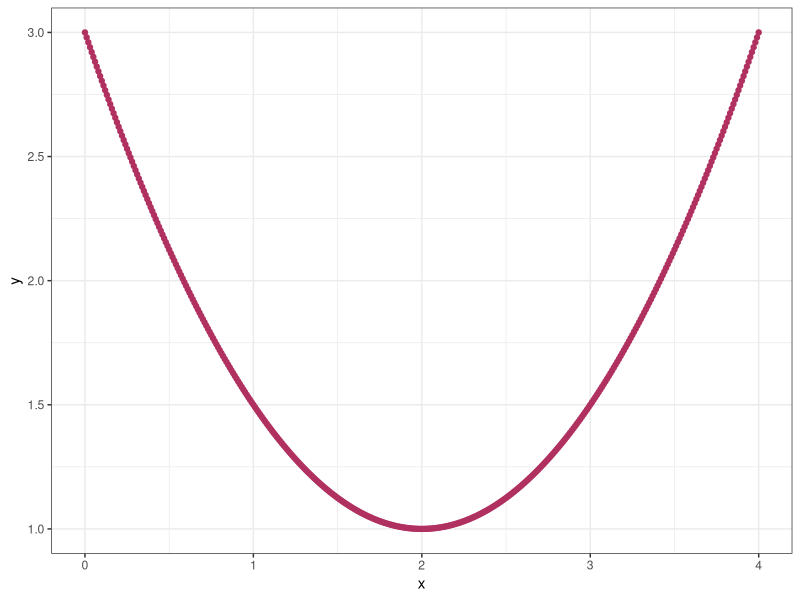
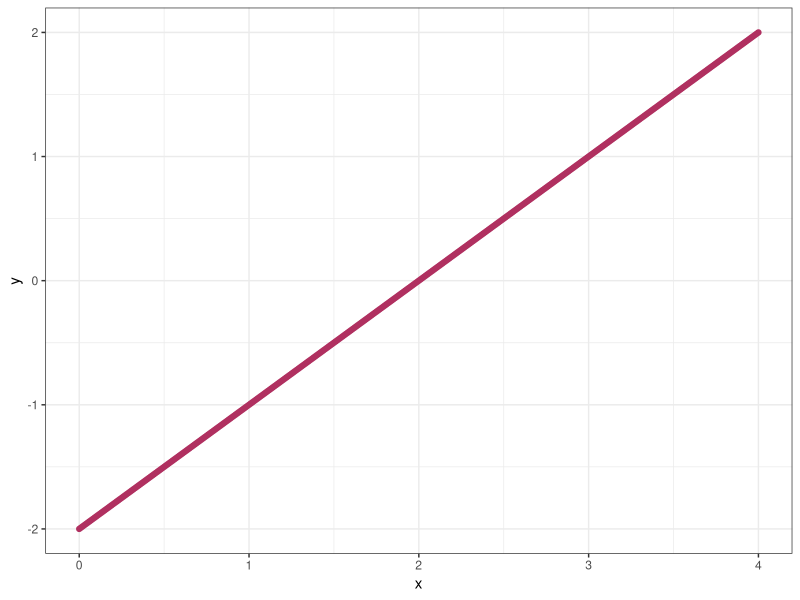
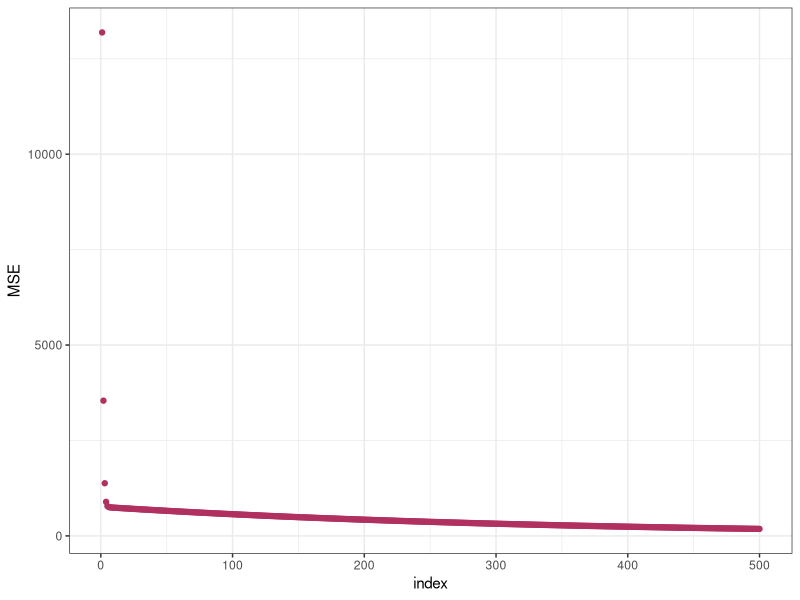
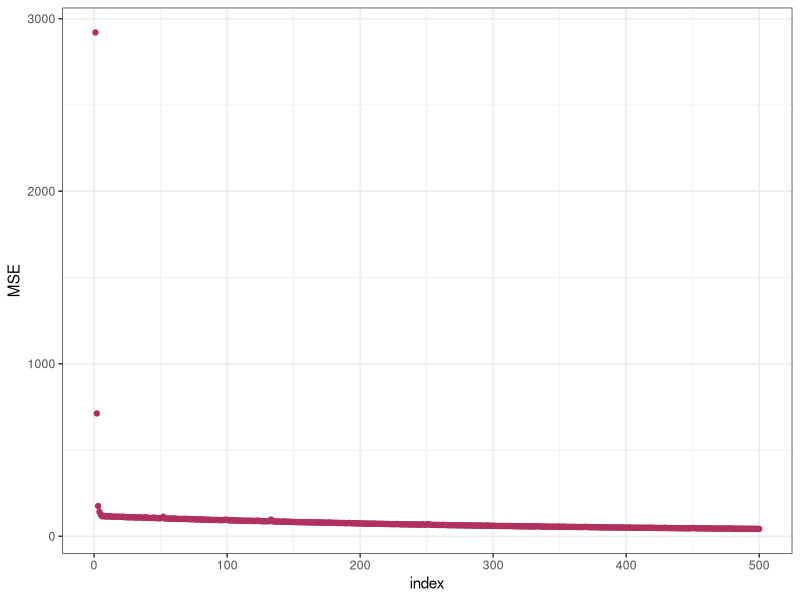

The R source for these figures, in order:
## ---- chunk 1
library(dplyr)
library(tidyverse)
library(tidyr)
library(ggplot2)
## ---- chunk 2
f <- function(x){
  return(0.5*(x-2)^2+1)
}
df <- function(x){
  return(x-2)
}
temp <- seq(0,4,0.01)
tempplotf <- data.frame(x = temp, y = f(temp))
tempplotdf <- data.frame(x = temp, y = df(temp))
tempplotf %>% ggplot() + theme_bw() +
  geom_point(aes(x = x, y = y), color = 'maroon')
tempplotdf %>% ggplot() + theme_bw() +
  geom_point(aes(x = x, y = y), color = 'maroon')
## ---- chunk 3
x = rnorm(1)
alpha = 1
for (i in 1:10){
  x = x - alpha*df(x)
}
x
# x = 2 is obviously the minimum for f(x)
## ---- chunk 4
alpha <- 0.1
x <- rnorm(2)
A <- diag(c(1,2), nrow = 2)
b <- matrix(c(1,1), ncol = 1)
for (i in 1:100){
  x = x - alpha*(A %*% x - b)
}
x
## ---- chunk 5
response <- 'mpg'
predictors <- c('hp', 'qsec', 'wt') 
M <- as.matrix(mtcars[ ,predictors]) 
X <- cbind(intercept = 1, M)
y <- mtcars[ ,response]
y <- as.matrix(y, ncol = 1)
## ---- chunk 6
test <- lm(mpg~hp+qsec+wt, data = mtcars)
test$coefficients / length(y)
MSE <- function(beta){
  return(t(X %*% beta - y) %*% (X %*% beta - y) / nrow(X))
}
dMSE <- function(beta){
  return(2 * (t(X) %*% X %*% beta - t(X) %*% y) / nrow(X))
}
## ---- chunk 7
beta <- matrix(rnorm(4), ncol = 1)
alpha <- 0.00001
iteration <- 500
plotdata <- data.frame(index = 1:iteration, MSE = rep(0,iteration))
for (i in 1:iteration){
  beta = beta - alpha * (dMSE(beta))
  plotdata[i,'MSE'] = MSE(beta)
}
plotdata %>%
  ggplot(aes(x = index, y = MSE)) + theme_bw() +
  geom_point(color = 'maroon')
## ---- chunk 8
sample_batch <- function(n, B){
  return(sample(1:n,B))
}
B <- 16
alpha <- 0.00001
beta <- matrix(rnorm(4), ncol = 1)
plotdata2 <- data.frame(index = 1:iteration, MSE = rep(0,iteration))

for (i in 1:500){
  sampleRows <- sample_batch(nrow(X), B)
  tempX <- X[sampleRows,]
  tempy <- matrix(y[sampleRows,], ncol = 1)
  beta = beta - alpha * 2 * (t(tempX) %*% tempX %*% beta - t(tempX) %*% tempy) / nrow(tempy)
  plotdata2[i,'MSE'] = MSE(beta)
}
beta
plotdata2 %>%
  ggplot(aes(x = index, y = MSE)) + theme_bw() +
  geom_point(color = 'maroon')
